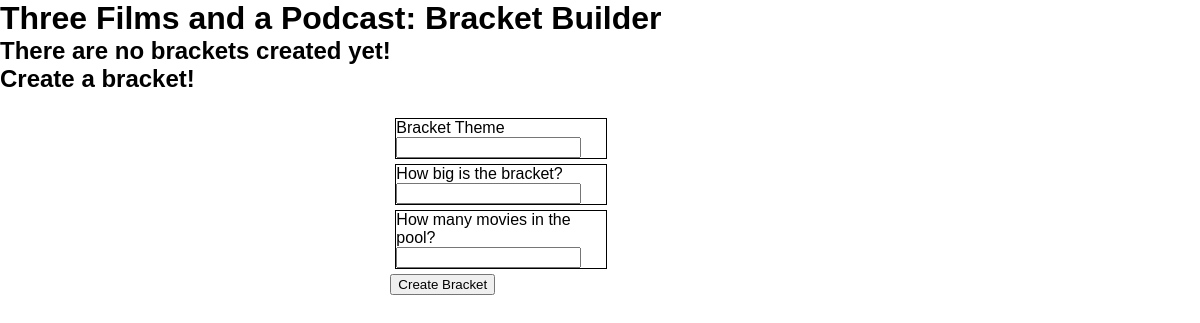
Before: / with the older database file.
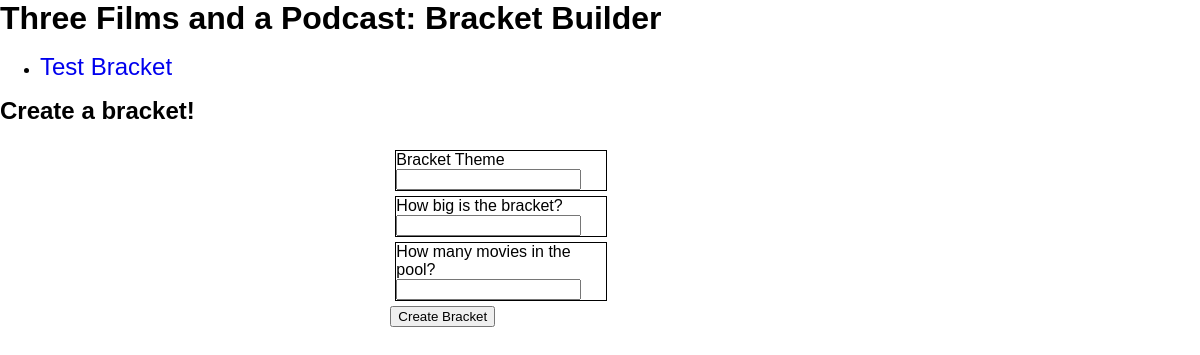
After: the same page with the newer database file.
### app.py (models this page shows)
class Bracket(db.Model):
    id = db.Column(db.Integer, primary_key=True)
    theme = db.Column(db.String(500), nullable=False)
    size = db.Column(db.Integer, nullable=False)
    pool_size = db.Column(db.Integer, nullable=False)
    filled_out = show_bracket = db.Column(
        db.Boolean, default=False, nullable=False)
    show_bracket = db.Column(db.Boolean, default=False, nullable=False)
    pool = db.relationship("Movie", backref="bracket")

### app.py (the view)
@app.route('/', methods=['POST', 'GET'])
def index():
    if request.method == 'POST':
        bracket_theme = request.form['theme']
        bracket_size = request.form['size']
        size_of_pool = request.form['pool_size']
        new_bracket = Bracket(theme=bracket_theme,
                              pool_size=size_of_pool, size=bracket_size)
        try:
            db.session.add(new_bracket)
            db.session.commit()
            return redirect(f'/bracket/{new_bracket.id}')
        except:
            return f"Something went wrong adding {new_bracket.theme}"
    else:
        brackets = Bracket.query.order_by(Bracket.id).all()
        return render_template('index.html', brackets=brackets)

### templates/index.html (shortened to what this page needs)
{% extends 'base.html' %}
{% block body %}
<h1>Three Films and a Podcast: Bracket Builder</h1>
{% if brackets|length >= 1 %}
<ul>
    {% for bracket in brackets if bracket.theme %}
    <li><a href="/bracket/{{ bracket.id }}">{{ bracket.theme }}</a></li>
    {% endfor %}
</ul>
{% else %}
<h2>There are no brackets created yet!</h2>
{% endif %}
<h2>Create a bracket!</h2>
<div class="form-container">
    <form action="/" method="post">
        <div  style="border: 1px solid black; margin: 5px; width: 50%;">
            <label for="theme">Bracket Theme</label>
            <input type="text" name="theme" id="theme">
        </div>
        <div style="border: 1px solid black; margin: 5px; width: 50%;">
            <label for="size">How big is the bracket?</label>
            <input type="number" name="size" id="size" step="2" min="2">
        </div>
        <div style="border: 1px solid black; margin: 5px; width: 50%;">
            <label for="">How many movies in the pool?</label>
            <input type="number" name="pool_size" id="pool_size" step="1" min="1">
        </div>
        <input type="submit" value="Create Bracket">
    </form>
</div>
{% endblock %}

Changed rows visible on the page:
added Bracket: theme "Test Bracket"
Other visible differences:
text no longer shown: "There are no brackets created yet!"
